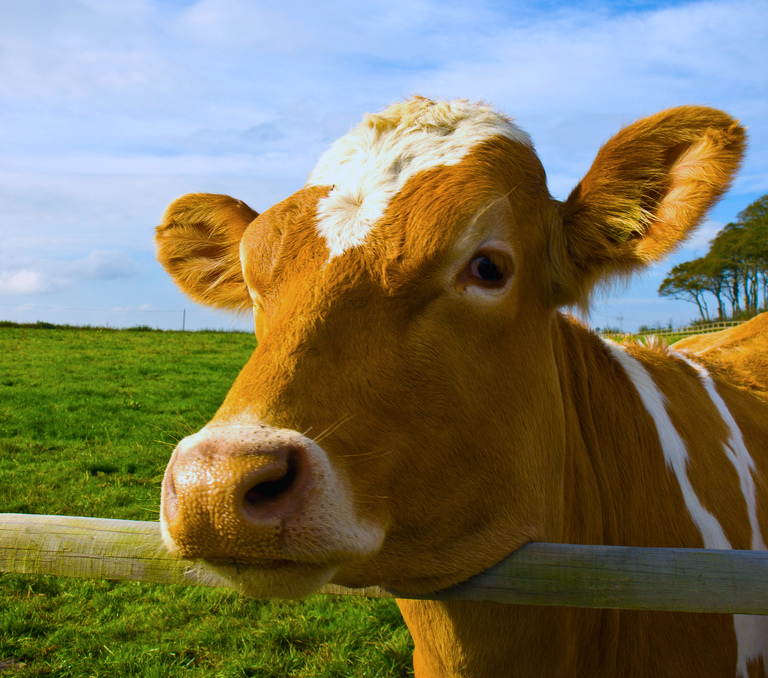
//> input picture img/cow.jpg, 768 x 678 px
$ ./filter   (built with g++ and OpenCV 4)
//> lines starting //> are read from the running program, lines starting //| are printed output that depends on the picture
//
//  npr.cpp
//  learnOpenCV
//
//  Created by tangxi on 2019/9/8.
//  Copyright © 2019年 tangxi. All rights reserved.
//

#include <stdio.h>
#include <opencv2/opencv.hpp>

using namespace cv;
using namespace std;

int main()
{
    Mat img = imread("utils/cow.jpg");
//> img is the input picture: 678 rows x 768 cols, CV_8UC3; mean B, G, R 92.7, 120.3, 124.4
    Mat imout,imout_gray;
    //Edge preserving Filter with two different flags
    edgePreservingFilter(img, imout,RECURS_FILTER);
    imwrite("utils/edgePreservingFilter-1.jpg",imout);

    edgePreservingFilter(img, imout,NORMCONV_FILTER);
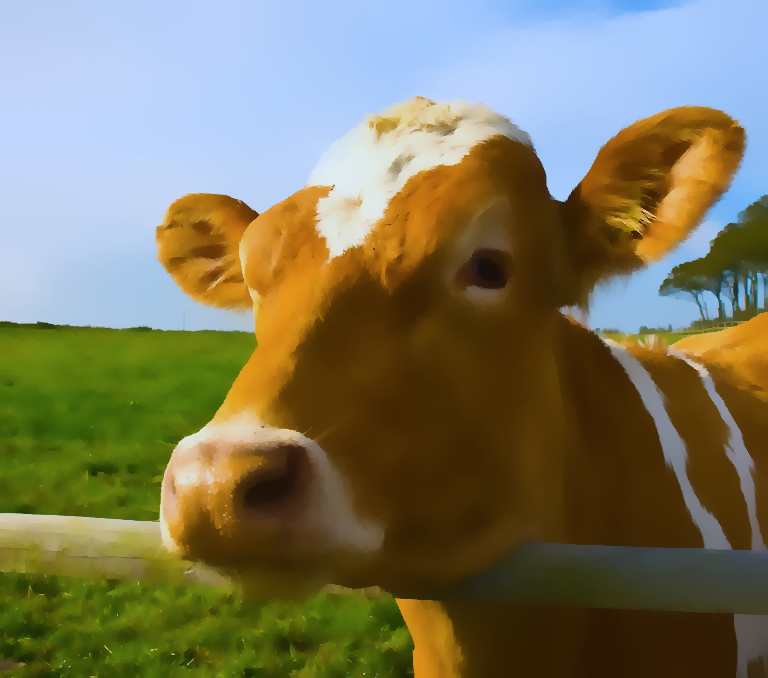
//> imout: 678 rows x 768 cols, CV_8UC3; mean B, G, R 92.8, 120.3, 124.2
    imwrite("utils/edgePreservingFilter-2.jpg",imout);
    //Detail enhance filter
    detailEnhance(img, imout);
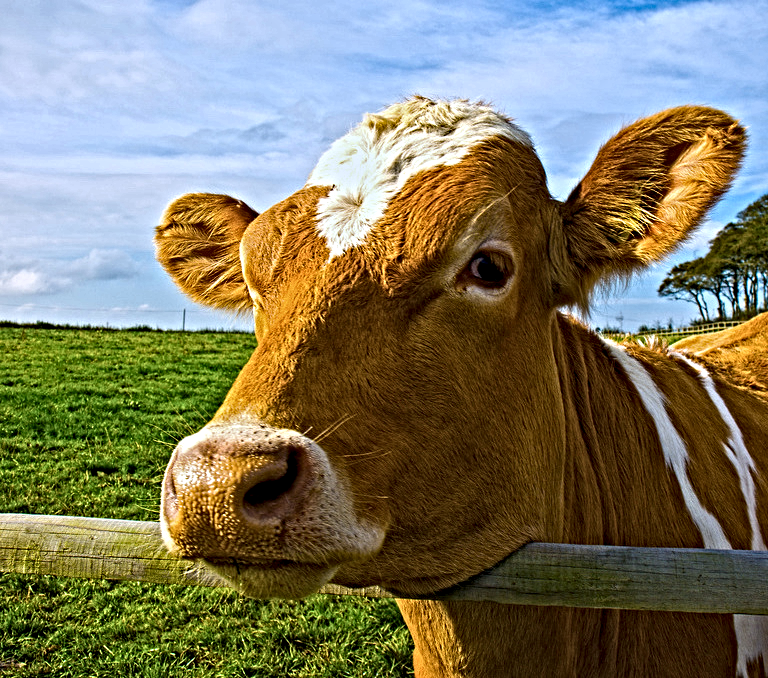
//> imout: 678 rows x 768 cols, CV_8UC3; mean B, G, R 97.6, 121.3, 125.6
    imwrite("utils/detailEnhance.jpg",imout);

    //Pencil sketch filter
    pencilSketch(img, imout_gray,imout);
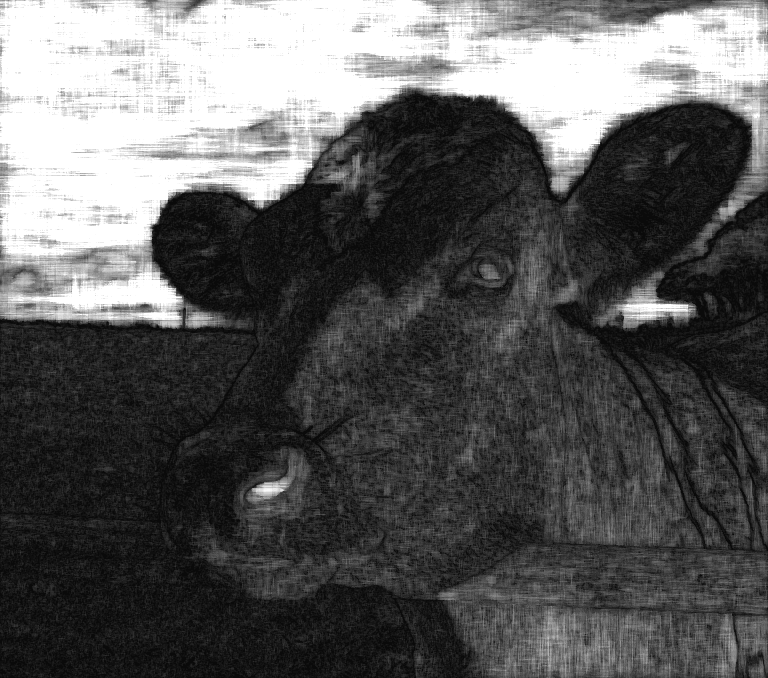
//> imout_gray: 678 rows x 768 cols, CV_8UC1; min 10, max 255, mean 90.5
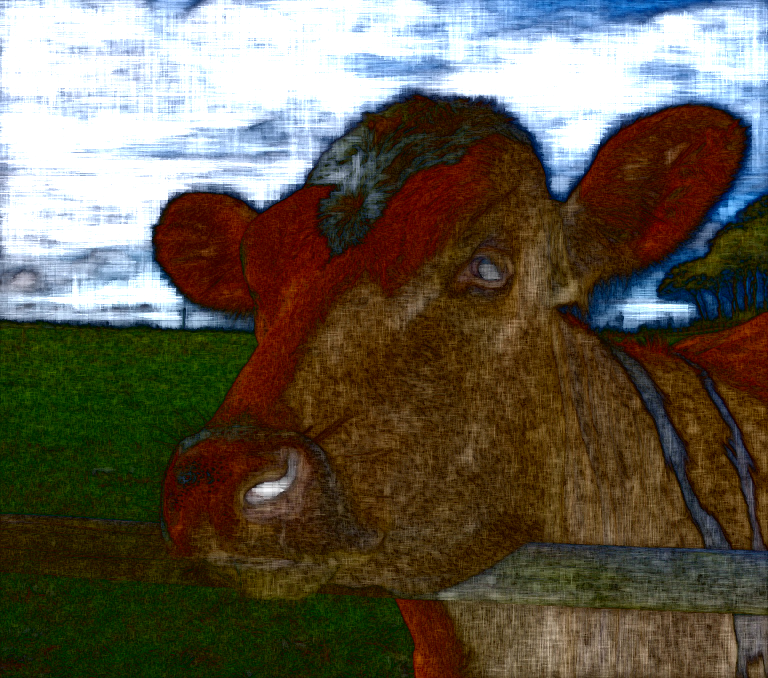
//> imout: 678 rows x 768 cols, CV_8UC3; mean B, G, R 77.2, 92, 99.6
    imwrite("utils/pencilSketch.jpg",imout_gray);

    stylization(img, imout);
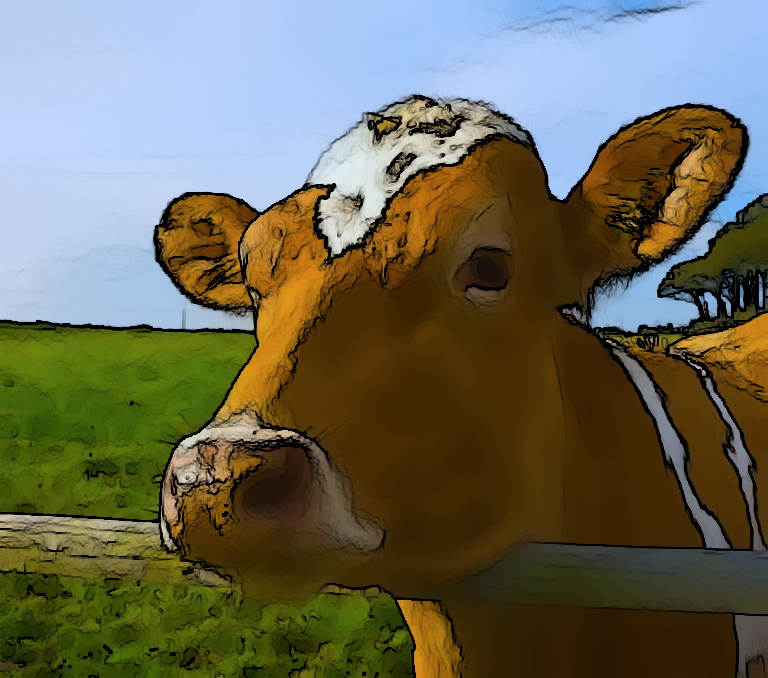
//> imout: 678 rows x 768 cols, CV_8UC3; mean B, G, R 84.1, 104.7, 106.6
    imwrite("utils/Stylization.jpg",imout);

}
